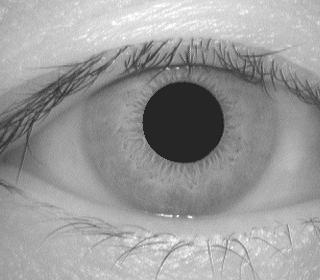
#> input picture tests/testSamples/a.jpg, 320 x 280 px; its folder holds only this picture in this run
$ python -i Main.py   (imports and definitions only)
#> lines starting #> are read from the running program, lines starting #| are printed output that depends on the picture; after the words box and inside, x2 and y2 are one past the last pixel; in counts of white or black regions, pixels touching at a corner belong together
#> the answer given: ../tests/testSamples/a.jpg
from tkinter import *
from tkinter import filedialog, messagebox
import numpy as np
import os
import cv2
from keras.models import Sequential, model_from_json
from keras.layers import Convolution2D, MaxPooling2D, Flatten, Dense
import matplotlib.pyplot as plt
import pickle

# [5 lines not run here, left out]
model = None
count = 0
miss = []

# [84 lines left out: functions uploadDataset, loadModel, graph, not called in this run]

def getIrisFeatures(image):
#> called with image = '../tests/testSamples/a.jpg'
    global count
    img = cv2.imread(image, 0)
#> img is the input picture: shape (280, 320); min 15, max 255, mean 154.6
    if img is None:
        print(f"Error loading image: {image}")
        messagebox.showerror("Error", f"Unable to load image: {image}")
        return None

    img = cv2.medianBlur(img, 5)
    cimg = cv2.cvtColor(img, cv2.COLOR_GRAY2BGR)
    circles = cv2.HoughCircles(img, cv2.HOUGH_GRADIENT, 1, 10, param1=63, param2=70, minRadius=0, maxRadius=0)
#> circles = [[181.5, 122.5, 41.9]]

    if circles is not None:
        height, width = img.shape
#> height = 280; width = 320
        mask = np.zeros((height, width), np.uint8)
        for i in circles[0, :]:
            cv2.circle(mask, (int(i[0]), int(i[1])), int(i[2]), (255, 255, 255), thickness=0)
            masked_data = cv2.bitwise_and(cimg, cimg, mask=mask)
            _, thresh = cv2.threshold(mask, 1, 255, cv2.THRESH_BINARY)
            contours = cv2.findContours(thresh, cv2.RETR_EXTERNAL, cv2.CHAIN_APPROX_SIMPLE)
            x, y, w, h = cv2.boundingRect(contours[0][0])
            crop = img[y:y + h, x:x + w]
            cv2.imwrite("test.png", crop)
#> this loop made 1 pass
#> (i, x, y, w, h) on pass 1: ([181.5, 122.5, 41.9], 140, 81, 83, 83)
#> pass 1, in getIrisFeatures, `masked_data = cv2.bitwise_and(cimg, cimg, mask=mask)`:
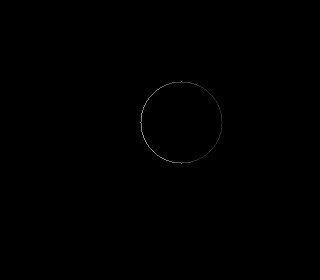
#> masked_data: shape (280, 320, 3); min 0, max 144, mean 0.2
#> pass 1, in getIrisFeatures, `_, thresh = cv2.threshold(mask, 1, 255, cv2.THRESH_BINARY)`:
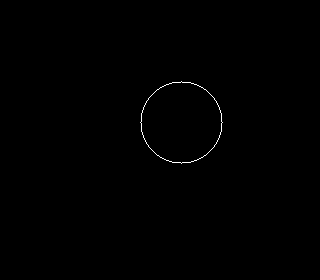
#> thresh: shape (280, 320); 0.25% white in thin lines or dots, all inside (x1, y1, x2, y2) = (140, 81, 223, 164)
#> pass 1, in getIrisFeatures, `crop = img[y:y + h, x:x + w]`:
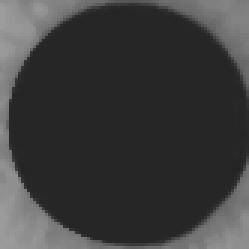
#> crop: shape (83, 83) (shown 3 times larger); min 36, max 157, mean 60.5
    else:
        count += 1
        miss.append(image)
        messagebox.showwarning("Warning", "No iris circle detected in image.")

    if os.path.exists("test.png"):
        return cv2.imread("test.png")
#> returned value: shape (83, 83, 3); min 36, max 157, mean 60.5
    else:
        return None

def predictChange():
    filename = filedialog.askopenfilename(initialdir="testSamples")
    test_image = getIrisFeatures(filename)
    if test_image is None:
        return

    img = cv2.resize(test_image, (64, 64))
#> img: shape (64, 64, 3)
    im2arr = np.array(img).reshape(1, 64, 64, 3).astype('float32') / 255
#> (the run stopped early here; a loop or call above may not have finished)

$ run again, on tests/testSamples/b.jpg
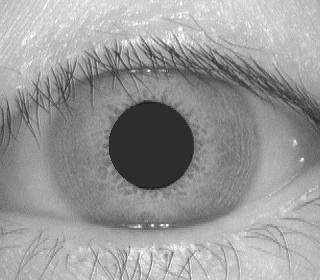
#> input picture tests/testSamples/b.jpg, 320 x 280 px
#> in getIrisFeatures, img is the input picture: shape (280, 320); min 19, max 255, mean 152.8
#> circles = [[149.5, 145.5, 43.8], [158.5, 138.5, 52.7]]
#> the loop in getIrisFeatures, `for i in circles[0, :]:` made 2 passes
#> (i, x, y, w, h) on passes 1 to 2: ([149.5, 145.5, 43.8], 106, 102, 87, 87), ([158.5, 138.5, 52.7], 106, 86, 105, 105)
#> pass 1, in getIrisFeatures, `_, thresh = cv2.threshold(mask, 1, 255, cv2.THRESH_BINARY)`:
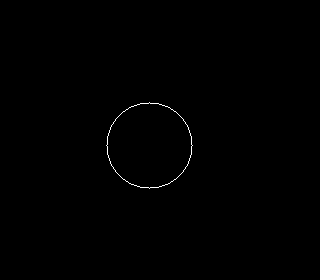
#> thresh: shape (280, 320); 0.27% white in thin lines or dots, all inside (x1, y1, x2, y2) = (106, 102, 193, 189)
#> in getIrisFeatures, `return cv2.imread("test.png")`:
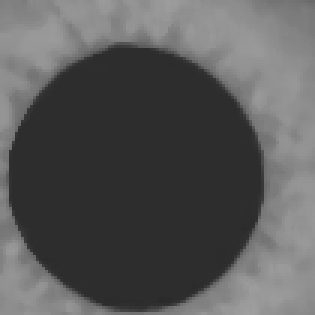
#> returned value: shape (105, 105, 3) (shown 3 times larger); min 42, max 159, mean 88.4

$ run again, on tests/testSamples/c.jpg
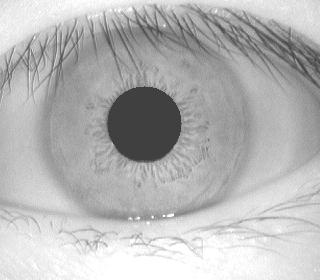
#> input picture tests/testSamples/c.jpg, 320 x 280 px
#> in getIrisFeatures, img is the input picture: shape (280, 320); min 43, max 255, mean 182.1
#> circles = [[145.5, 123.5, 38.3]]
#> the loop in getIrisFeatures, `for i in circles[0, :]:` made 1 pass
#> (i, x, y, w, h) on pass 1: ([145.5, 123.5, 38.3], 107, 85, 77, 77)
#> pass 1, in getIrisFeatures, `_, thresh = cv2.threshold(mask, 1, 255, cv2.THRESH_BINARY)`:
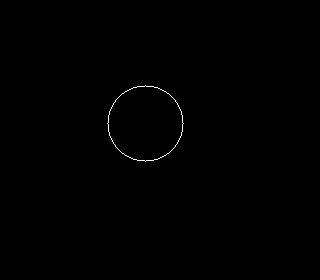
#> thresh: shape (280, 320); 0.24% white in thin lines or dots, all inside (x1, y1, x2, y2) = (107, 85, 184, 162)
#> in predictChange, `img = cv2.resize(test_image, (64, 64))`:
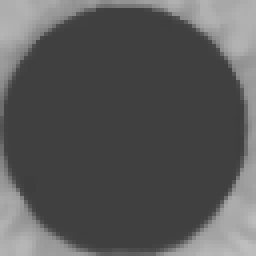
#> img: shape (64, 64, 3) (shown 4 times larger); min 62, max 191, mean 89.3

$ run again, on tests/testSamples/d.jpg
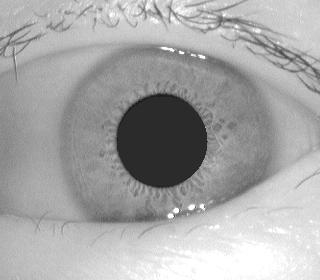
#> input picture tests/testSamples/d.jpg, 320 x 280 px
#> in getIrisFeatures, img is the input picture: shape (280, 320); min 14, max 255, mean 166.5
#> circles = [[159.5, 141.5, 47.1]]
#> the loop in getIrisFeatures, `for i in circles[0, :]:` made 1 pass
#> (i, x, y, w, h) on pass 1: ([159.5, 141.5, 47.1], 112, 94, 95, 95)
#> pass 1, in getIrisFeatures, `_, thresh = cv2.threshold(mask, 1, 255, cv2.THRESH_BINARY)`:
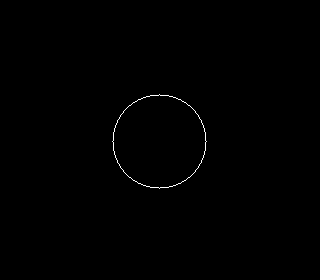
#> thresh: shape (280, 320); 0.29% white in thin lines or dots, all inside (x1, y1, x2, y2) = (112, 94, 207, 189)
#> pass 1, in getIrisFeatures, `crop = img[y:y + h, x:x + w]`:
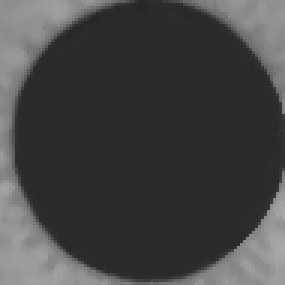
#> crop: shape (95, 95) (shown 3 times larger); min 39, max 169, mean 68
